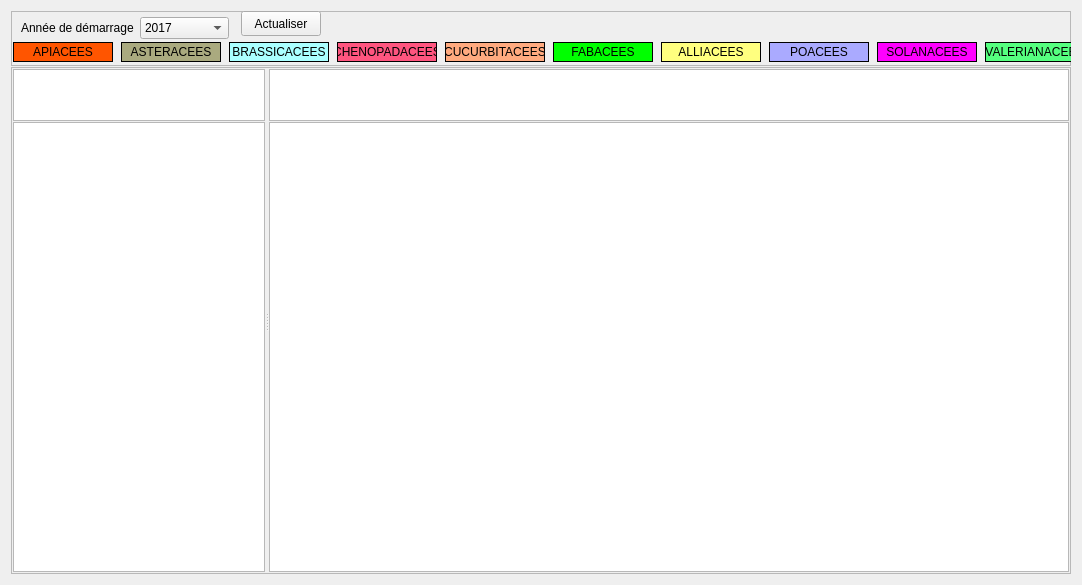
      <widget class="QWidget" name="tab_6">
       <attribute name="title">
        <string>Rotation</string>
       </attribute>
       <layout class="QHBoxLayout" name="horizontalLayout_12">
        <item>
         <layout class="QVBoxLayout" name="verticalLayout_7">
          <property name="spacing">
           <number>1</number>
          </property>
          <item>
           <widget class="QFrame" name="frame_7">
            <property name="minimumSize">
             <size>
              <width>0</width>
              <height>55</height>
             </size>
            </property>
            <property name="maximumSize">
             <size>
              <width>16777215</width>
              <height>55</height>
             </size>
            </property>
            <property name="frameShape">
             <enum>QFrame::StyledPanel</enum>
            </property>
            <property name="frameShadow">
             <enum>QFrame::Raised</enum>
            </property>
            <widget class="QWidget" name="layoutWidget1">
             <property name="geometry">
              <rect>
               <x>10</x>
               <y>0</y>
               <width>208</width>
               <height>34</height>
              </rect>
             </property>
             <layout class="QHBoxLayout" name="horizontalLayout_17">
              <item>
               <widget class="QLabel" name="label_41">
                <property name="text">
                 <string>Année de démarrage</string>
                </property>
               </widget>
              </item>
              <item>
               <widget class="QComboBox" name="comboBox_AnneeEnCours_2">
                <item>
                 <property name="text">
                  <string>2017</string>
                 </property>
                </item>
                <item>
                 <property name="text">
                  <string>2018</string>
                 </property>
                </item>
                <item>
                 <property name="text">
                  <string>2019</string>
                 </property>
                </item>
                <item>
                 <property name="text">
                  <string>2020</string>
                 </property>
                </item>
                <item>
                 <property name="text">
                  <string>2021</string>
                 </property>
                </item>
                <item>
                 <property name="text">
                  <string>2022</string>
                 </property>
                </item>
                <item>
                 <property name="text">
                  <string>2023</string>
                 </property>
                </item>
                <item>
                 <property name="text">
                  <string>2024</string>
                 </property>
                </item>
                <item>
                 <property name="text">
                  <string>2025</string>
                 </property>
                </item>
                <item>
                 <property name="text">
                  <string>2026</string>
                 </property>
                </item>
                <item>
                 <property name="text">
                  <string>2027</string>
                 </property>
                </item>
                <item>
                 <property name="text">
                  <string>2028</string>
                 </property>
                </item>
                <item>
                 <property name="text">
                  <string>2029</string>
                 </property>
                </item>
                <item>
                 <property name="text">
                  <string>2030</string>
                 </property>
                </item>
               </widget>
              </item>
             </layout>
            </widget>
            <widget class="QPushButton" name="pushButton_color">
             <property name="geometry">
              <rect>
               <x>230</x>
               <y>0</y>
               <width>80</width>
               <height>25</height>
              </rect>
             </property>
             <property name="toolTip">
              <string>Actualiser l'affichage des parcelles</string>
             </property>
             <property name="text">
              <string>Actualiser</string>
             </property>
            </widget>
            <widget class="QWidget" name="layoutWidget_2">
             <property name="geometry">
              <rect>
               <x>0</x>
               <y>30</y>
               <width>1191</width>
               <height>22</height>
              </rect>
             </property>
             <layout class="QHBoxLayout" name="horizontalLayout_9">
              <item>
               <widget class="QLabel" name="labeL_apiacees_23">
                <property name="minimumSize">
                 <size>
                  <width>100</width>
                  <height>20</height>
                 </size>
                </property>
                <property name="maximumSize">
                 <size>
                  <width>100</width>
                  <height>20</height>
                 </size>
                </property>
                <property name="font">
                 <font>
                  <weight>50</weight>
                  <bold>false</bold>
                 </font>
                </property>
                <property name="autoFillBackground">
                 <bool>false</bool>
                </property>
                <property name="styleSheet">
                 <string notr="true">background-color : #ff5500</string>
                </property>
                <property name="frameShape">
                 <enum>QFrame::Panel</enum>
                </property>
                <property name="text">
                 <string>APIACEES</string>
                </property>
                <property name="alignment">
                 <set>Qt::AlignCenter</set>
                </property>
               </widget>
              </item>
              <item>
               <widget class="QLabel" name="labeL_apiacees_24">
                <property name="minimumSize">
                 <size>
                  <width>100</width>
                  <height>20</height>
                 </size>
                </property>
                <property name="maximumSize">
                 <size>
                  <width>100</width>
                  <height>20</height>
                 </size>
                </property>
                <property name="font">
                 <font>
                  <weight>50</weight>
                  <bold>false</bold>
                 </font>
                </property>
                <property name="autoFillBackground">
                 <bool>false</bool>
                </property>
                <property name="styleSheet">
                 <string notr="true">background-color  :#aaaa7f</string>
                </property>
                <property name="frameShape">
                 <enum>QFrame::Panel</enum>
                </property>
                <property name="text">
                 <string>ASTERACEES</string>
                </property>
                <property name="alignment">
                 <set>Qt::AlignCenter</set>
                </property>
               </widget>
              </item>
              <item>
               <widget class="QLabel" name="labeL_apiacees_25">
                <property name="minimumSize">
                 <size>
                  <width>100</width>
                  <height>20</height>
                 </size>
                </property>
                <property name="maximumSize">
                 <size>
                  <width>100</width>
                  <height>20</height>
                 </size>
                </property>
                <property name="font">
                 <font>
                  <weight>50</weight>
                  <bold>false</bold>
                 </font>
                </property>
                <property name="autoFillBackground">
                 <bool>false</bool>
                </property>
                <property name="styleSheet">
                 <string notr="true">background-color : #aaffff</string>
                </property>
                <property name="frameShape">
                 <enum>QFrame::Panel</enum>
                </property>
                <property name="text">
                 <string>BRASSICACEES</string>
                </property>
                <property name="alignment">
                 <set>Qt::AlignCenter</set>
                </property>
               </widget>
              </item>
              <item>
               <widget class="QLabel" name="labeL_apiacees_26">
                <property name="minimumSize">
                 <size>
                  <width>100</width>
                  <height>20</height>
                 </size>
                </property>
                <property name="maximumSize">
                 <size>
                  <width>100</width>
                  <height>20</height>
                 </size>
                </property>
                <property name="font">
                 <font>
                  <weight>50</weight>
                  <bold>false</bold>
                 </font>
                </property>
                <property name="autoFillBackground">
                 <bool>false</bool>
                </property>
                <property name="styleSheet">
                 <string notr="true">background-color : #ff557f</string>
                </property>
                <property name="frameShape">
                 <enum>QFrame::Panel</enum>
                </property>
                <property name="text">
                 <string>CHENOPADACEES</string>
                </property>
                <property name="alignment">
                 <set>Qt::AlignCenter</set>
                </property>
               </widget>
              </item>
              <item>
               <widget class="QLabel" name="labeL_apiacees_27">
                <property name="minimumSize">
                 <size>
                  <width>100</width>
                  <height>20</height>
                 </size>
                </property>
                <property name="maximumSize">
                 <size>
                  <width>100</width>
                  <height>20</height>
                 </size>
                </property>
                <property name="font">
                 <font>
                  <weight>50</weight>
                  <bold>false</bold>
                 </font>
                </property>
                <property name="autoFillBackground">
                 <bool>false</bool>
                </property>
                <property name="styleSheet">
                 <string notr="true">background-color : #ffaa7f</string>
                </property>
                <property name="frameShape">
                 <enum>QFrame::Panel</enum>
                </property>
                <property name="text">
                 <string>CUCURBITACEES</string>
                </property>
                <property name="alignment">
                 <set>Qt::AlignCenter</set>
                </property>
               </widget>
              </item>
              <item>
               <widget class="QLabel" name="labeL_apiacees_28">
                <property name="minimumSize">
                 <size>
                  <width>100</width>
                  <height>20</height>
                 </size>
                </property>
                <property name="maximumSize">
                 <size>
                  <width>100</width>
                  <height>20</height>
                 </size>
                </property>
                <property name="font">
                 <font>
                  <weight>50</weight>
                  <bold>false</bold>
                 </font>
                </property>
                <property name="autoFillBackground">
                 <bool>false</bool>
                </property>
                <property name="styleSheet">
                 <string notr="true">background-color : #00ff00</string>
                </property>
                <property name="frameShape">
                 <enum>QFrame::Panel</enum>
                </property>
                <property name="text">
                 <string>FABACEES</string>
                </property>
                <property name="alignment">
                 <set>Qt::AlignCenter</set>
                </property>
               </widget>
              </item>
              <item>
               <widget class="QLabel" name="labeL_apiacees_29">
                <property name="minimumSize">
                 <size>
                  <width>100</width>
                  <height>20</height>
                 </size>
                </property>
                <property name="maximumSize">
                 <size>
                  <width>100</width>
                  <height>20</height>
                 </size>
                </property>
                <property name="font">
                 <font>
                  <weight>50</weight>
                  <bold>false</bold>
                 </font>
                </property>
                <property name="autoFillBackground">
                 <bool>false</bool>
                </property>
                <property name="styleSheet">
                 <string notr="true">background-color : #ffff7f</string>
                </property>
                <property name="frameShape">
                 <enum>QFrame::Panel</enum>
                </property>
                <property name="text">
                 <string>ALLIACEES</string>
                </property>
                <property name="alignment">
                 <set>Qt::AlignCenter</set>
                </property>
               </widget>
              </item>
              <item>
               <widget class="QLabel" name="labeL_apiacees_30">
                <property name="minimumSize">
                 <size>
                  <width>100</width>
                  <height>20</height>
                 </size>
                </property>
                <property name="maximumSize">
                 <size>
                  <width>100</width>
                  <height>20</height>
                 </size>
                </property>
                <property name="font">
                 <font>
                  <weight>50</weight>
                  <bold>false</bold>
                 </font>
                </property>
                <property name="autoFillBackground">
                 <bool>false</bool>
                </property>
                <property name="styleSheet">
                 <string notr="true">background-color : #aaaaff</string>
                </property>
                <property name="frameShape">
                 <enum>QFrame::Panel</enum>
                </property>
                <property name="text">
                 <string>POACEES</string>
                </property>
                <property name="alignment">
                 <set>Qt::AlignCenter</set>
                </property>
               </widget>
              </item>
              <item>
               <widget class="QLabel" name="labeL_apiacees_31">
                <property name="minimumSize">
                 <size>
                  <width>100</width>
                  <height>20</height>
                 </size>
                </property>
                <property name="maximumSize">
                 <size>
                  <width>100</width>
                  <height>20</height>
                 </size>
                </property>
                <property name="font">
                 <font>
                  <weight>50</weight>
                  <bold>false</bold>
                 </font>
                </property>
                <property name="autoFillBackground">
                 <bool>false</bool>
                </property>
                <property name="styleSheet">
                 <string notr="true">background-color : #ff00ff</string>
                </property>
                <property name="frameShape">
                 <enum>QFrame::Panel</enum>
                </property>
                <property name="text">
                 <string>SOLANACEES</string>
                </property>
                <property name="alignment">
                 <set>Qt::AlignCenter</set>
                </property>
               </widget>
              </item>
              <item>
               <widget class="QLabel" name="labeL_apiacees_32">
                <property name="minimumSize">
                 <size>
                  <width>100</width>
                  <height>20</height>
                 </size>
                </property>
                <property name="maximumSize">
                 <size>
                  <width>100</width>
                  <height>20</height>
                 </size>
                </property>
                <property name="font">
                 <font>
                  <weight>50</weight>
                  <bold>false</bold>
                 </font>
                </property>
                <property name="autoFillBackground">
                 <bool>false</bool>
                </property>
                <property name="styleSheet">
                 <string notr="true">background-color : #55ff7f</string>
                </property>
                <property name="frameShape">
                 <enum>QFrame::Panel</enum>
                </property>
                <property name="text">
                 <string>VALERIANACEES</string>
                </property>
                <property name="alignment">
                 <set>Qt::AlignCenter</set>
                </property>
               </widget>
              </item>
              <item>
               <widget class="QLabel" name="labeL_apiacees_33">
                <property name="minimumSize">
                 <size>
                  <width>100</width>
                  <height>20</height>
                 </size>
                </property>
                <property name="maximumSize">
                 <size>
                  <width>100</width>
                  <height>20</height>
                 </size>
                </property>
                <property name="font">
                 <font>
                  <weight>50</weight>
                  <bold>false</bold>
                 </font>
                </property>
                <property name="autoFillBackground">
                 <bool>false</bool>
                </property>
                <property name="styleSheet">
                 <string notr="true">background-color : #ded8d7</string>
                </property>
                <property name="frameShape">
                 <enum>QFrame::Panel</enum>
                </property>
                <property name="text">
                 <string>AUTRES</string>
                </property>
                <property name="alignment">
                 <set>Qt::AlignCenter</set>
                </property>
               </widget>
              </item>
             </layout>
            </widget>
           </widget>
          </item>
          <item>
           <widget class="QFrame" name="frame_9">
            <property name="frameShape">
             <enum>QFrame::StyledPanel</enum>
            </property>
            <property name="frameShadow">
             <enum>QFrame::Raised</enum>
            </property>
            <layout class="QHBoxLayout" name="horizontalLayout_6">
             <property name="spacing">
              <number>1</number>
             </property>
             <property name="leftMargin">
              <number>1</number>
             </property>
             <property name="topMargin">
              <number>1</number>
             </property>
             <property name="rightMargin">
              <number>1</number>
             </property>
             <property name="bottomMargin">
              <number>1</number>
             </property>
             <item>
              <widget class="QSplitter" name="splitter">
               <property name="orientation">
                <enum>Qt::Horizontal</enum>
               </property>
               <widget class="QWidget" name="layoutWidget">
                <layout class="QVBoxLayout" name="verticalLayout_2">
                 <property name="spacing">
                  <number>1</number>
                 </property>
                 <item>
                  <widget class="QGraphicsView" name="graphicsView_2">
                   <property name="minimumSize">
                    <size>
                     <width>150</width>
                     <height>52</height>
                    </size>
                   </property>
                   <property name="maximumSize">
                    <size>
                     <width>300</width>
                     <height>52</height>
                    </size>
                   </property>
                  </widget>
                 </item>
                 <item>
                  <widget class="QGraphicsView" name="graphicsView_rotation2">
                   <property name="minimumSize">
                    <size>
                     <width>150</width>
                     <height>450</height>
                    </size>
                   </property>
                   <property name="maximumSize">
                    <size>
                     <width>300</width>
                     <height>16777215</height>
                    </size>
                   </property>
                   <property name="frameShadow">
                    <enum>QFrame::Plain</enum>
                   </property>
                   <property name="lineWidth">
                    <number>0</number>
                   </property>
                   <property name="verticalScrollBarPolicy">
                    <enum>Qt::ScrollBarAlwaysOff</enum>
                   </property>
                   <property name="horizontalScrollBarPolicy">
                    <enum>Qt::ScrollBarAlwaysOff</enum>
                   </property>
                   <property name="alignment">
                    <set>Qt::AlignLeading|Qt::AlignLeft|Qt::AlignTop</set>
                   </property>
                  </widget>
                 </item>
                </layout>
               </widget>
               <widget class="QWidget" name="layoutWidget">
                <layout class="QVBoxLayout" name="verticalLayout_5">
                 <property name="spacing">
                  <number>1</number>
                 </property>
                 <item>
                  <widget class="QGraphicsView" name="graphicsView_rotation3">
                   <property name="minimumSize">
                    <size>
                     <width>800</width>
                     <height>0</height>
                    </size>
                   </property>
                   <property name="maximumSize">
                    <size>
                     <width>16777215</width>
                     <height>52</height>
                    </size>
                   </property>
                   <property name="frameShape">
                    <enum>QFrame::StyledPanel</enum>
                   </property>
                   <property name="frameShadow">
                    <enum>QFrame::Raised</enum>
                   </property>
                   <property name="lineWidth">
                    <number>4</number>
                   </property>
                   <property name="verticalScrollBarPolicy">
                    <enum>Qt::ScrollBarAlwaysOff</enum>
                   </property>
                   <property name="horizontalScrollBarPolicy">
                    <enum>Qt::ScrollBarAlwaysOff</enum>
                   </property>
                  </widget>
                 </item>
                 <item>
                  <widget class="QGraphicsView" name="graphicsView_rotation">
                   <property name="minimumSize">
                    <size>
                     <width>800</width>
                     <height>450</height>
                    </size>
                   </property>
                   <property name="frameShadow">
                    <enum>QFrame::Plain</enum>
                   </property>
                   <property name="lineWidth">
                    <number>0</number>
                   </property>
                  </widget>
                 </item>
                </layout>
               </widget>
              </widget>
             </item>
            </layout>
           </widget>
          </item>
         </layout>
        </item>
       </layout>
      </widget>
